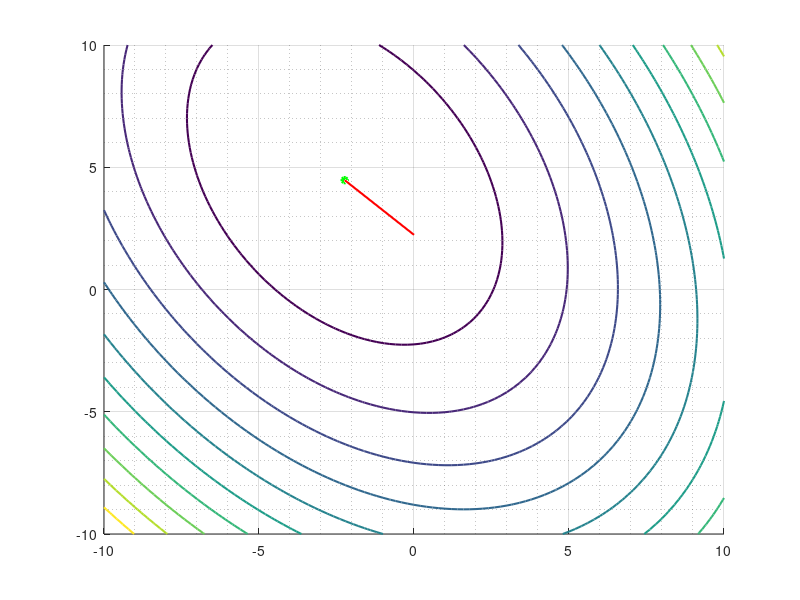

Write MATLAB code to recreate this figure.
clc
clear variables
close all

fnc = @(x) 4 * x(1) * x(2) + 7 * x(1) * x(1) + 4 * x(2) * x(2) + 6 * sqrt(5) * x(1) - 12 * sqrt(5) * x(2) + 51;
eps = 0.05;
x0 = [0; sqrt(5)];
k = 0;
n = 2;
Kmax = 10 ^ 6;
path = NaN(3, Kmax);

h = 0.001;
xk = ones(n, 1);
xk1 = x0;
Hk = [14, 4; 4, 8];
antigrad1 = -([fnc([xk1(1) + h; xk1(2)]); fnc([xk1(1); xk1(2) + h])] - [fnc([xk1(1) - h; xk1(2)]); fnc([xk1(1); xk1(2) - h])]) / 2 / h;

while abs(fnc(xk) - fnc(xk1)) > eps || norm(xk - xk1) > eps && k < Kmax
    k = k + 1;
    path(1, k) = xk1(1);
    path(2, k) = xk1(2);
    path(3, k) = fnc(xk1);
    antigrad = antigrad1;
    xk = xk1;
    xk1 = xk + inv(Hk) * antigrad;
    antigrad1 = -([fnc([xk1(1) + h; xk1(2)]); fnc([xk1(1); xk1(2) + h])] - [fnc([xk1(1) - h; xk1(2)]); fnc([xk1(1); xk1(2) - h])]) / 2 / h;  
end

Xmin = xk1;
path(1, k + 1) = xk1(1);
path(2, k + 1) = xk1(2);
path(3, k + 1) = fnc(xk1);
Fmin = fnc(Xmin);

fprintf('Число итераций = %d \n', k);
fprintf('Точка минимума = [%e,  %e] \n', Xmin(1), Xmin(2));
fprintf('Значение функции в точке = %e \n', Fmin);

hold on
[X, Y] = meshgrid(-10 : 0.2 : 10);
Z = 4 .* X .* Y + 7 .* X .* X + 4 .* Y .* Y + 6 .* sqrt(5) .* X - 12 .* sqrt(5) .* Y + 51;
contour(X, Y, Z, 'LineWidth', 1.5);
grid on
grid minor
plot3(path(1, :), path(2, :), path(3, :),'r', 'LineWidth', 1.5);
plot3(path(1, k + 1), path(2, k + 1), path(3, k + 1),'g*', 'LineWidth', 1.5);
hold off
